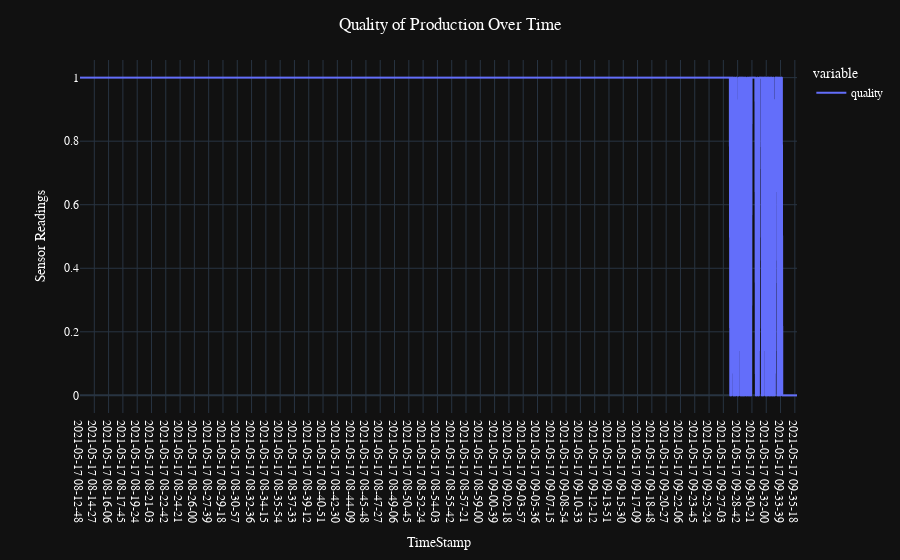

Notebook code for this chart:
### Code cell
sample_df['quality'] = production_quality_log['quality']
fig_2 = px.line(sample_df, x='Time',y=['quality'],template='plotly_dark')
fig_2.update_layout(
    font_family="Courier New",
    font_color="white",
    title_font_family="Times New Roman",
    title_font_color="White",
    legend_title_font_color="White"
)
fig_2.update_xaxes(title_font_family="Bold",title='TimeStamp')
fig_2.update_yaxes(title_font_family="Bold",title='Sensor Readings')
fig_2.update_layout(title_text='Quality of Production Over Time', title_x=0.5)
fig_2.show()

### Figure 1 — Plotly figure (JSON) as saved in the notebook; plotly's stock layout.template omitted (floating-point values rounded to 4 significant figures; data arrays with more than 128 entries replaced by an {"elided": "..."} marker saying what was removed)
{"data": [{"hovertemplate": "variable=quality<br>Time=%{x}<br>value=%{y}<extra></extra>", "showlegend": true, "legendgroup": "quality", "name": "quality", "yaxis": "y", "y": {"elided": "1656 int values"}, "mode": "lines", "xaxis": "x", "marker": {"symbol": "circle"}, "x": {"elided": "1656 str values"}, "line": {"color": "#636efa", "dash": "solid"}, "type": "scattergl"}], "layout": {"yaxis": {"domain": [0, 1], "anchor": "x", "title": {"text": "Sensor Readings"}}, "title": {"text": "Quality of Production Over Time", "font": {"color": "White", "family": "Times New Roman"}, "x": 0.5}, "xaxis": {"domain": [0, 1], "anchor": "y", "title": {"text": "TimeStamp"}}, "font": {"color": "white", "family": "Courier New"}, "margin": {"t": 60}, "legend": {"tracegroupgap": 0, "title": {"text": "variable", "font": {"color": "White"}}}}}
